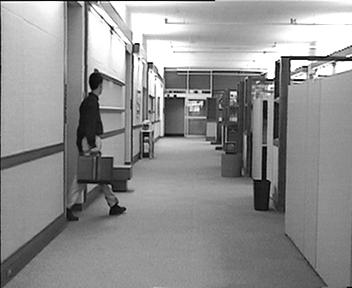
%> input picture courses/Image Processing (NorthWestern 2017)/Week4/digital-images-week4_quizzes-frame_1.jpg, 352 x 288 px
$ octave test.m   (GNU Octave 9; MATLAB toolbox functions it lacks are replaced by stand-ins)
%> lines starting %> are read from the running program, lines starting %| are printed output that depends on the picture
cd 'C:\courses\Coursera\Current\Image Processing\Week4'

B1 = [1 1 2 2; 1 1 2 2; 2 2 3 4; 2 2 5 6];
B2 = [2 2 1 1; 2 2 2 2; 2 2 6 4; 2 2 5 3];
mean2((B1 - B2).*(B1 - B2))

m = size(B1, 1);
n = size(B1, 2);
MSE = 0;
for i=1:m
    for j=1:n
        MSE = MSE + (B1(i,j) - B2(i,j))^2;
    end
end
MSE / (m * n)

x = [10 20 10 10; 20 40 10 10; 30 40 20 20; 50 60 20 20];
y1 = [10 20 10 10; 20 40 10 10; 20 20 30 40; 20 20 50 60];
y2 = [20 30 20 20; 30 50 20 20; 40 50 30 30; 60 70 30 30];
y3 = [10 20 30 40; 20 40 50 60; 10 10 20 20; 10 10 20 20];
y4 = [1 2 1 1; 2 4 1 1; 3 4 2 2; 5 6 2 2];
mean2(abs(x - y1))
mean2(abs(x - y2))
mean2(abs(x - y3))
mean2(abs(x - y4))

I = imread('digital-images-week4_quizzes-frame_1.jpg');
%> I is the input picture: size 288x352 uint8; min 0, max 255, mean 143.9
I1 = double(I);
I = imread('digital-images-week4_quizzes-frame_2.jpg');
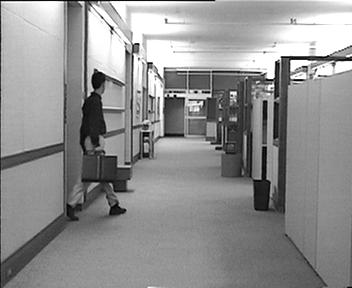
%> input picture courses/Image Processing (NorthWestern 2017)/Week4/digital-images-week4_quizzes-frame_2.jpg, 352 x 288 px
%> I is the input picture: size 288x352 uint8; min 0, max 255, mean 143.9
I2 = double(I);
B_target = I2(65:96,81:112);
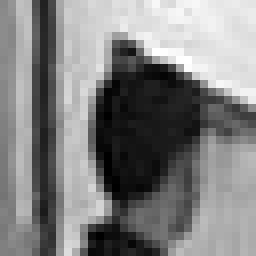
%> B_target: size 32x32 double (shown 8 times larger); min 0, max 255, mean 128.6
M = size(I1, 1);
%> M = 288
N = size(I1, 2);
%> N = 352
min_mae = Inf;
min_block = [-1 -1];
for i=1:(M-31)
    for j=1:(N-31)
        B1 = I1(i:(i+31),j:(j+31));
        mae = mean2(abs(B_target - B1));
        if mae < min_mae
            min_mae = mae;
            min_block = [i j];
        end
    end
end
%> after the loop, min_block = [65 81]; min_mae = 22.99

min_mae
%> min_mae = 22.99
min_block
%> min_block = [65 81]

for i=65:96
    I2(i, 81) = 0;
    I2(i, 112) = 0;
end
%> I2: size 288x352 double; min 0, max 255, mean 143.8
for j=81:112
    I2(65, j) = 0;
    I2(96, j) = 0;
end
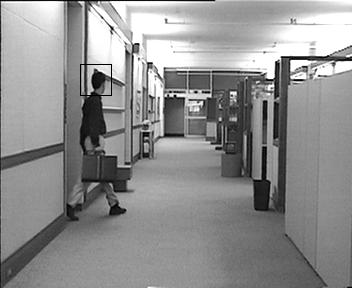
%> I2: size 288x352 double; min 0, max 255, mean 143.7
I2 = uint8(I2);
%> I2: size 288x352 uint8
imwrite(I2, 'digital-images-week4_quizzes-frame_2_with_block.jpg');

block_i = min_block(1);
%> block_i = 65
block_j = min_block(2);
%> block_j = 81
for i=block_i:(block_i+31)
    I1(i, block_j) = 0;
    I1(i, block_j+31) = 0;
end
%> this loop made 32 passes
%> I1: size 288x352 double; min 0, max 255, mean 143.8; mean of the top-left, top-right, bottom-left and bottom-right quarters 169.1, 159.4, 125.5, 121
for j=block_j:(block_j+31)
    I1(block_i, j) = 0;
    I1(block_i+31, j) = 0;
end
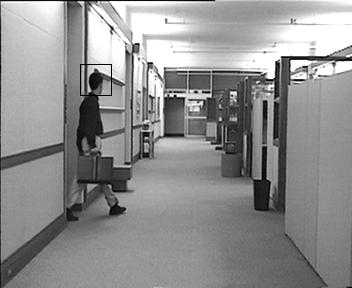
%> I1: size 288x352 double; min 0, max 255, mean 143.7; mean of the top-left, top-right, bottom-left and bottom-right quarters 168.8, 159.4, 125.5, 121
I1 = uint8(I1);
imwrite(I1, 'digital-images-week4_quizzes-frame_1_with_block.jpg');
